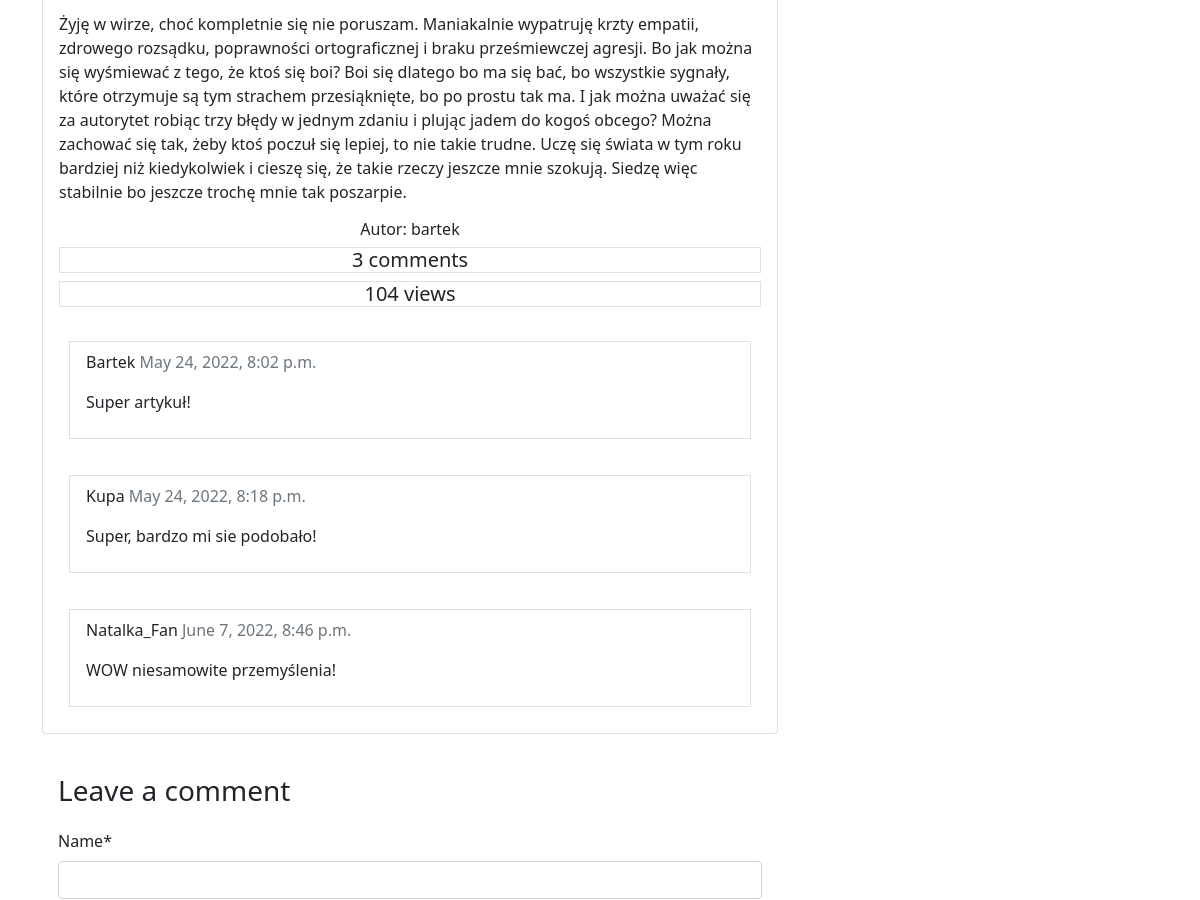
The page /photoblog/post_detail/13/ (middle part) on the database as committed earlier.
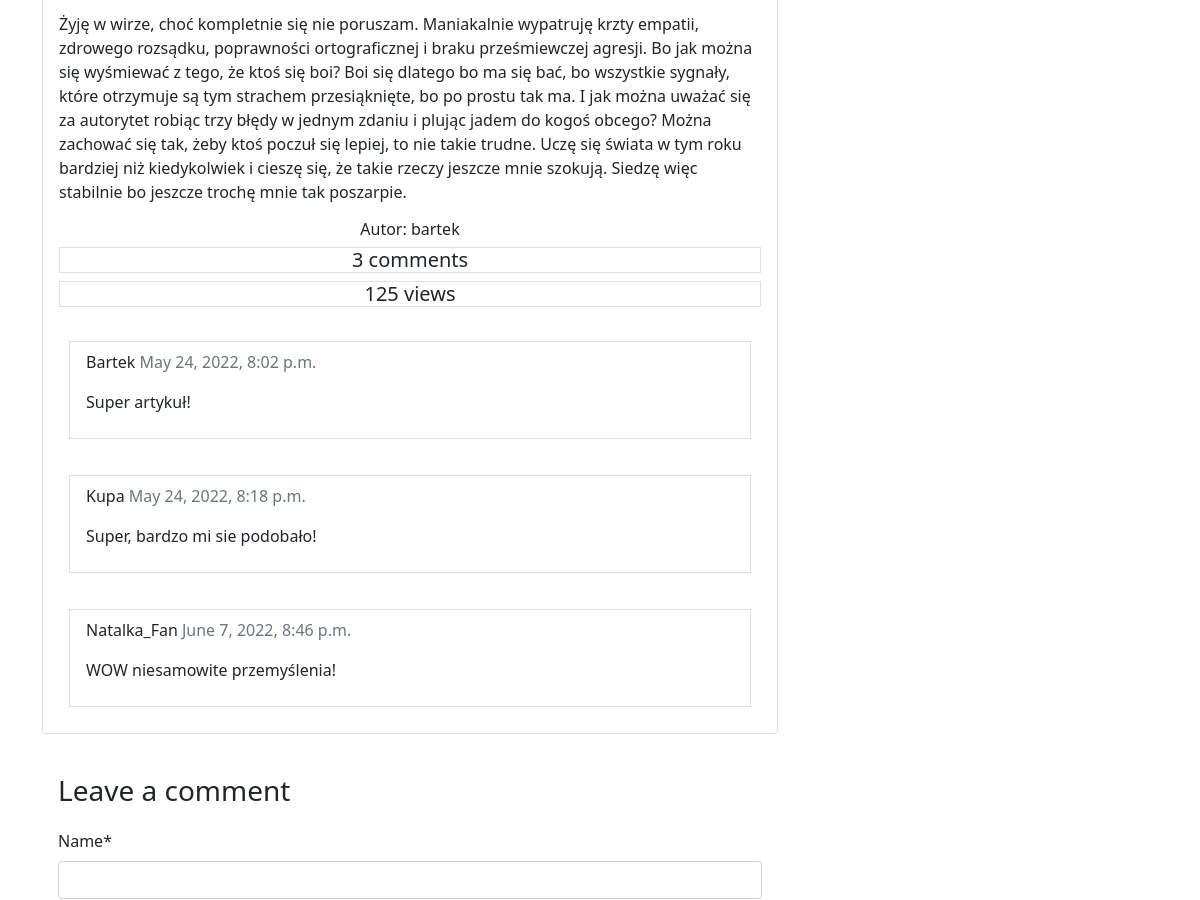
The same page on the database as committed later.
### photoblog/models.py (models this page shows, shortened)
class Post(models.Model):
    created_date = models.DateTimeField(default=now)
    updated_date = models.DateTimeField(auto_now=True)
    content = models.TextField()
    title = models.CharField(max_length=200)
    slug = models.SlugField(max_length=200, unique=True)
    author = models.ForeignKey(User, on_delete=models.CASCADE,related_name='blog_posts')
    public = models.BooleanField(default=True)
    image = models.ImageField(upload_to='image/%Y/%m/%d')
    blog_views = models.IntegerField(default=0)
    def slug(self):
        return slugify(self.title)
    class Meta:
        ordering = ['-created_date']

### photoblog/views.py (the view)
# urls.py: path('post_detail/<int:pk>/',views.post_detail,name='post_detail'),
def post_detail(request,pk):
    template_name = 'post_detail.html'
    post = get_object_or_404(Post,pk=pk)
    comments = post.comments.filter(active=True)
    new_comment = None
    blog_object=Post.objects.get(pk=pk)
    blog_object.blog_views=blog_object.blog_views+1
    blog_object.save()
    if request.method == 'POST':
        comment_form = CommentForm(data=request.POST)
        if comment_form.is_valid():
            new_comment = comment_form.save(commit=False)
            new_comment.post = post
            new_comment.save()
    else:
        comment_form = CommentForm()
    context = {
        'post': post,
        'comments': comments,
        'new_comment': new_comment,
        'comment_form': comment_form,
        }
    return render(request, template_name, context)

### photoblog/forms.py
class CommentForm(forms.ModelForm):
    class Meta:
        model = Comment
        fields = ('name', 'email', 'body')
        labels = {
            'body': _('Comment'),
        }

### photoblog/templates/photoblog/post_detail.html (shortened to what this page needs)
{% extends "base.html" %}
{% load crispy_forms_tags %}
{% block content %}
<div class="col-lg-8">
    <div class="card mb-4">
        <div class="card-body px-xxl-5">
                <p class="card-text justify-content-start">{{ post.content | linebreaks }}</p>
                <h6 align="center">Autor: {{ post.author }}</h6>
                <h5 class="border" align="center">{{ comments.count }} comments</h5>
                <h5 class="border" align="center">{{ post.blog_views }} views</h5>
                <ul class="list-group">
                {% for comment in comments %}
                    <div class="comments" style="padding: 10px;">
                    <p class="font-weight-bold">
                    <li class="list-group-item">
                    {{ comment.name }}
                        <span class=" text-muted font-weight-normal">
                        {{ comment.created_on }}
                        </span>
                        </p>
                    {{ comment.body | linebreaks }}
                    </div>
                {% endfor %}
                </ul>
        </div>
    </div>
    <div class="card-body">
        {% if new_comment %}
        <div class="alert alert-success" role="alert">
        Your comment is awaiting moderation
        </div>
        {% else %}
        <h3>Leave a comment</h3>
        <form method="post" style="margin-top: 1.3em;">
        {{ comment_form |crispy }}
        </form>
        {% endif %}
    </div>
</div>
{% endblock  %}

Rows that differ between the two databases and show on the page:
changed Post "bartek": blog_views "104" → "125"
